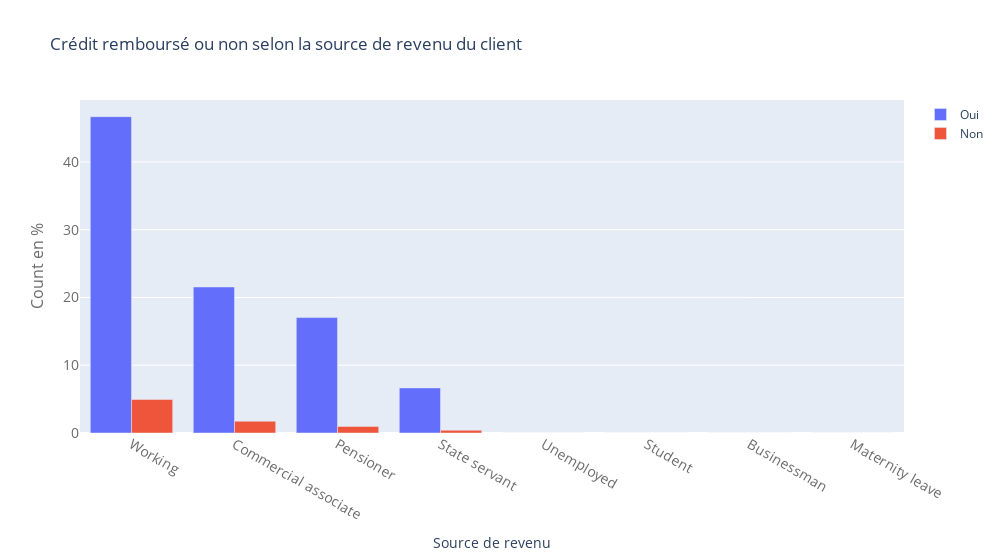

Notebook source saved alongside this figure:
### Markdown cell above
## Crédit remboursé ou non selon la source de revenu du client

### Code cell
temp = application_train["NAME_INCOME_TYPE"].value_counts()

temp_y0 = []
temp_y1 = []
for val in temp.index:
    temp_y1.append(
        np.sum(application_train["TARGET"][
            application_train["NAME_INCOME_TYPE"] == val] == 1))
    temp_y0.append(
        np.sum(application_train["TARGET"][
            application_train["NAME_INCOME_TYPE"] == val] == 0))
trace1 = go.Bar(x=temp.index, y=(temp_y1 / temp.sum()) * 100, name='Non')
trace2 = go.Bar(x=temp.index, y=(temp_y0 / temp.sum()) * 100, name='Oui')

data = [trace2, trace1]
layout = go.Layout(
    title="Crédit remboursé ou non selon la source de revenu du client",
    # barmode='stack',
    width=1000,
    xaxis=dict(title='Source de revenu',
               tickfont=dict(size=14, color='rgb(107, 107, 107)')),
    yaxis=dict(title='Count en %',
               titlefont=dict(size=16, color='rgb(107, 107, 107)'),
               tickfont=dict(size=14, color='rgb(107, 107, 107)')))

fig = go.Figure(data=data, layout=layout)
iplot(fig)

### Figure 1 — Plotly figure (JSON) as saved in the notebook; plotly's stock layout.template omitted (floating-point values rounded to 4 significant figures)
{"data": [{"name": "Oui", "type": "bar", "x": ["Working", "Commercial associate", "Pensioner", "State servant", "Unemployed", "Student", "Businessman", "Maternity leave"], "y": [46.68, 21.55, 17.03, 6.651, 0.004553, 0.005853, 0.003252, 0.0009756]}, {"name": "Non", "type": "bar", "x": ["Working", "Commercial associate", "Pensioner", "State servant", "Unemployed", "Student", "Businessman", "Maternity leave"], "y": [4.951, 1.743, 0.9697, 0.4062, 0.002602, 0, 0, 0.0006504]}], "layout": {"title": {"text": "Crédit remboursé ou non selon la source de revenu du client"}, "width": 1000, "xaxis": {"tickfont": {"color": "rgb(107, 107, 107)", "size": 14}, "title": {"text": "Source de revenu"}}, "yaxis": {"tickfont": {"color": "rgb(107, 107, 107)", "size": 14}, "title": {"font": {"color": "rgb(107, 107, 107)", "size": 16}, "text": "Count en %"}}}}
